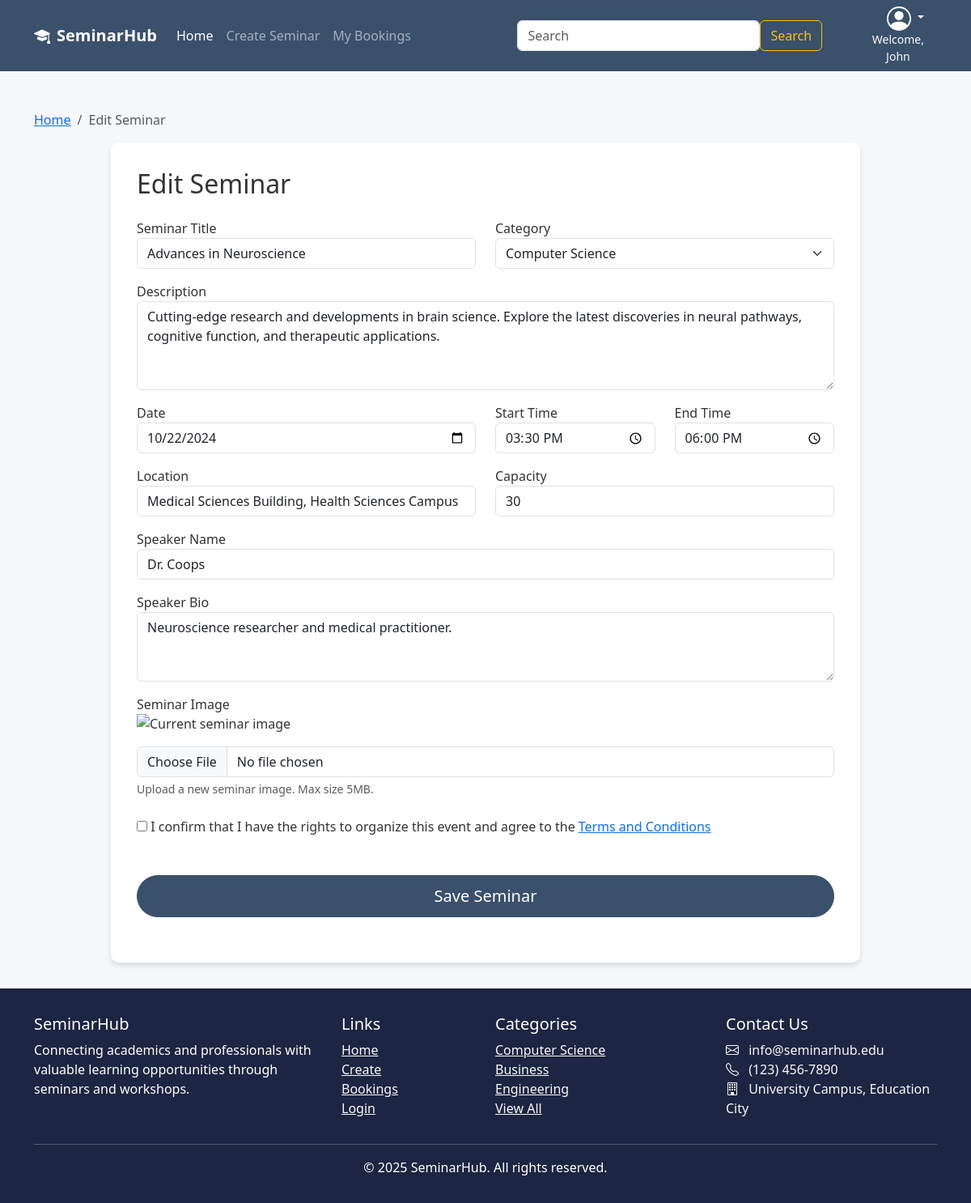
The app's page /event/3/edit (signed in) with its own data.
### SeminarHub/models.py (models this page shows, shortened)
class User(db.Model, UserMixin):
    __tablename__ = 'users'
    id = db.Column(db.Integer, primary_key=True)
    first_name = db.Column(db.String(64), index=True)
    last_name  = db.Column(db.String(64), index=True)
    email      = db.Column(db.String(64), unique=True)
    password_hash = db.Column(db.String(256), nullable=False)
    number     = db.Column(db.String(64), nullable=False)
    address    = db.Column(db.String(256), nullable=False)
    bookings      = db.relationship("Booking", back_populates="user")
    comments      = db.relationship("Comment", back_populates="user")
    owned_events  = db.relationship("Event",   back_populates="owner")

class Event(db.Model):
    __tablename__ = "events"
    id          = db.Column(db.Integer, primary_key=True)
    title       = db.Column(db.String(150), nullable=False)
    description = db.Column(db.Text, nullable=False)
    category    = db.Column(db.String(64))
    location    = db.Column(db.String(120))
    capacity    = db.Column(db.Integer, default=0)
    status      = db.Column(db.String(16), default="Open")
    start_dt    = db.Column(db.DateTime, nullable=False)
    end_dt      = db.Column(db.DateTime, nullable=False)
    image_url   = db.Column(db.String(255))
    speaker     = db.Column(db.String(120))
    speaker_bio = db.Column(db.Text)
    owner_user_id = db.Column(db.Integer, db.ForeignKey("users.id"))
    owner         = db.relationship("User", back_populates="owned_events")
    comments = db.relationship(
        "Comment",
        back_populates="event",
        cascade="all, delete-orphan",
        order_by="desc(Comment.created_at)"
    )
    bookings = db.relationship(
        "Booking",
        back_populates="event",
        cascade="all, delete-orphan"
    )
    orders = db.relationship(
        "Order",
        back_populates="event",
        cascade="all, delete-orphan"
    )

### SeminarHub/event/event.py (the view, shortened to what this page needs)
@event_bp.route('/event/<int:event_id>/edit', methods=['GET', 'POST'])
@login_required
def edit_event(event_id):
    event = Event.query.get_or_404(event_id)
    if current_user.id != event.owner_user_id:
        flash('You are not the owner of that seminar.', 'error')
        return redirect(url_for('event.event_details', event_id=event.id))
    form = EditForm(obj = event)
    if request.method == 'GET' and event.start_dt and event.end_dt:
        try:
            form.date.data = event.start_dt.date()
            form.start_time.data = event.start_dt.time()
            form.end_time.data = event.end_dt.time()
        except Exception:
            pass
    return render_template('edit_seminar.html', form = form, event = event)

### SeminarHub/forms.py
class EditForm(CreateForm):
    image = FileField('Seminar Image', validators=[Optional(), FileAllowed(ALLOWED_FILE, message='Uploaded image must be a PNG, JPG or JPEG.')])
    accept_toc = BooleanField('I confirm that I have the rights to organize this event and agree to the ', validators=[Optional()])
    submit = SubmitField('Save Seminar', render_kw={'class': 'mt-4 btn btn-primary login-button btn-lg'})

### SeminarHub/event/templates/edit_seminar.html (shortened to what this page needs)
{%  extends 'base.html' %}
{% block content %}
<div class="container mt-4">
<nav aria-label="breadcrumb">
    <ol class="breadcrumb">
        <li class="breadcrumb-item"><a href="{{ url_for('main.index' )}}">Home</a></li>
        <li class="breadcrumb-item active" aria-current="page">Edit Seminar</li>
    </ol>
</nav>
<div class="row justify-content-center">
    <div class="col-lg-10">
        <div class="form-section">
            <h2 class="mb-4">Edit Seminar</h2>
            <form action="" method="post" enctype="multipart/form-data">
                <div class="row">
                    <div class="col-md-6 mb-3">
                        {{form.title.label}}
                        {{form.title (class="form-control", placeholder="Enter seminar title")}}
                    </div>
                    <div class="col-md-6 mb-3">
                        {{form.category.label}}
                        {{form.category (class="form-select", placeholder="Select a category")}}
                    </div>
                </div>
                <div class="mb-3">
                    {{form.description.label}}
                    {{form.description (class="form-control", placeholder="Describe your seminar in detail...", rows="4")}}
                </div>
                <div class="row">
                    <div class="col-md-6 mb-3">
                        {{form.date.label}}
                        {{form.date (class="form-control")}}
                    </div>
                    <div class="col-md-3 mb-3">
                        {{form.start_time.label}}
                        {{form.start_time (class="form-control")}}
                    </div>
                    <div class="col-md-3 mb-3">
                        {{form.end_time.label}}
                        {{form.end_time (class="form-control")}}
                    </div>
                </div>
                <div class="row">
                    <div class="col-md-6 mb-3">
                        {{form.location.label}}
                        {{form.location (class="form-control", placeholder="e.g., Main Auditorium")}}
                    </div>
                    <div class="col-md-6 mb-3">
                        {{form.capacity.label}}
                        {{form.capacity (class="form-control", placeholder="Maximum attendees")}}
                    </div>
                </div>
                <div class="mb-3">
                    {{form.speaker.label}}
                    {{form.speaker (class="form-control", placeholder="Enter speaker's name")}}
                </div>
                <div class="mb-3">
                    {{form.speaker_bio.label}}
                    {{form.speaker_bio (class="form-control", placeholder="Brief background about the speaker...", rows="3")}}
                </div>
                <div class="mb-4">
                    {{form.image.label(value='Current Image')}}
                    <div><img src="{{ event.image_url }}" alt="Current seminar image" class="mb-3" width="200px"></div>
                    {{form.image (class="form-control")}}
                    <div class="form-text">Upload a new seminar image. Max size 5MB.</div>
                </div>
                <div class="mb-5">
                    {{form.accept_toc() }} {{form.accept_toc.label()}}<a href="" class="ms-1">Terms and Conditions</a>
                </div>
                <div class="d-grid gap-2 d-md-flex justify-content-md mb-4">
                    {{ form.submit(value='Save Seminar', class="btn btn-primary login-button btn-lg") }}
                </div>
            </form>
        </div>
    </div>
</div>
{% endblock %}

### SeminarHub/templates/_navigation.html (shortened to what this page needs)
<nav class="navbar navbar-expand-lg navbar-dark sticky-top mb-3">
    <div class="container">
        <a class="navbar-brand fw-bold" href="{{ url_for('main.index') }}">
            <i class="bi bi-mortarboard-fill me-2"></i>SeminarHub
        </a>
        {% if current_user.is_authenticated %}
        <div class="ms-auto order-lg-last text-end">
            <div class="dropdown pe-3">
                <a href="#" class="d-block link-body-emphasis text-decoration-none dropdown-toggle text-light" data-bs-toggle="dropdown" aria-expanded="false">
                </a>
                <small class="d-block text-center text-light">Welcome, <br> {{ current_user.first_name }}</small>
            </div>
        </div>
        {% endif %}
        <div class="collapse navbar-collapse" id="navbarNav">
            <ul class="navbar-nav me-auto">
                <li class="nav-item">
                    <a class="nav-link active" href="{{ url_for('main.index') }}">Home</a>
                </li>
                <li class="nav-item">
                    <a class="nav-link" href="{{url_for('event.create')}}">Create Seminar</a>
                </li>
                <li class="nav-item">
                    <a class="nav-link" href="{{url_for('booking.booking')}}">My Bookings</a>
                </li>
            </ul>
            <form class="form d-flex mx-auto" action="{{ url_for('main.search') }}" method="GET" >
                <input class="form-control" name="search" type="search" placeholder="Search" aria-label="Search" style="min-width: 300px;">
                <button class="btn btn-outline-warning " type="submit">Search</button>
            </form>
        </div>
    </div>
</nav>

### SeminarHub/static/style/stylesheet.css (style rules this page uses)
:root { --primary: #3a506b; --secondary: #5bc0be; --light: #f8f9fa; --dark: #1c2541; --accent: #e07a5f; }
html, body { min-height: 100%; margin: 0; padding: 0; }
body { font-family: 'Segoe UI', Tahoma, Geneva, Verdana, sans-serif; background-color: #f5f7fa; color: #333; }
.navbar { background-color: var(--primary); }
.login-button { border-radius: 50px; padding: 10px; width: 100%; }
.form-section { background-color: white; border-radius: 10px; box-shadow: 0 4px 6px rgba(0, 0, 0, 0.1); padding: 2rem; margin-bottom: 2rem; }
.btn-primary { background-color: var(--primary); border-color: var(--primary); }

### records on screen
User: first_name "John"
Event: title "Advances in Neuroscience", category "Computer Science", description "Cutting-edge research and developments in brain science. Explore the latest discoveries in neural pathways, cognitive function, and therapeutic applications.", location "Medical Sciences Building, Health Sciences Campus", capacity "30", speaker "Dr. Coops", speaker_bio "Neuroscience researcher and medical practitioner."

### other values on screen
{{ current_year or 2025 }} "2025"
